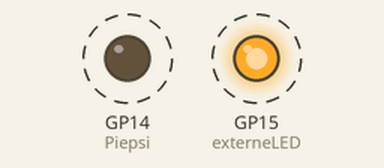
Simulated run of this program. Board: Raspberry Pi Pico running MicroPython. Parts: output pins drawn as LEDs (lit = HIGH). Dashed ring = blinking.

Above: at 0.4 s.
Timing chart, 0 to 3.0 s (numbered marks = the images above):
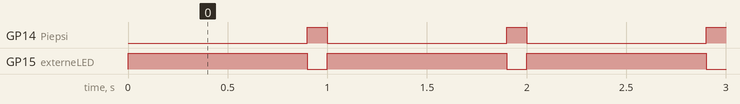

The program:

PB-02-1-11-LED_extern_und_Summer_try.py
```python
#==========================================================================
#
# PB-02-1-11-LED extern und Summer try.py
#
# 1 LED, 1 Widerstand, 1 Summer
#
#==========================================================================
#
#Dieses Programm schaltet im Wechsel eine LED und einen Summer ein und aus.

# Laden der Bibliothek "machine" zur Nutzung der GPIO-Pins 14 und 15
import machine
# Laden der Bibliothek "utime" zur Nutzung von Pausen-Funktionen
import utime

# Definition der Variablen "externeLED" zur Vorbereitung einer Ausgabe auf GPIO-15
externeLED = machine.Pin(15, machine.Pin.OUT, value=0)
# Definition der Variablen "Piepsi" zur Vorbereitung einer Ausgabe auf GPIO-14
Piepsi = machine.Pin(14, machine.Pin.OUT)

try:
    # Start Endlos-Schleife
    while True:
        # Ein-Schalten der LED auf GPIO-15
        externeLED.value(1)
        # Pause von 0,9 Sekunden, also LED so lange an
        utime.sleep(0.9)
        # Aus-Schalten der LED auf GPIO-15
        externeLED.value(0)
        # Ein-Schalten des Summers auf GPIO-14
        Piepsi.value(1)
        # Pause von 0,1 Sekunden, also piepst so lange
        utime.sleep(0.1)
        # Aus-Schalten des Summers auf GPIO-14
        Piepsi.value(0)

except KeyboardInterrupt:
    print("\nStrg+C erkannt. Programm wird beendet.")
    # Hier kannst du optional Code für eine saubere Beendigung hinzufügen, falls benötigt.
    externeLED.value(0)
    Piepsi.value(0)
    print("sauber beendet")

finally:
    # Hier kannst du optional Code für die Endbereinigung hinzufügen, falls benötigt.
    pass


'''
Erklärung Zeilenweise:

    import machine: Importiert das machine-Modul, das Funktionen für die Steuerung von
    Hardware auf dem Raspberry Pi Pico bereitstellt.

    import utime: Importiert das utime-Modul, um Zeitverzögerungen zu ermöglichen.

    externeLED = machine.Pin(15, machine.Pin.OUT): Erstellt eine Variable externeLED
    und konfiguriert sie als Ausgang (OUT) für den GPIO-Pin 15, der mit einer
    externen LED verbunden ist.

    Piepsi = machine.Pin(14, machine.Pin.OUT): Erstellt eine Variable Piepsi und
    konfiguriert sie als Ausgang (OUT) für den GPIO-Pin 14, der mit einem Summer
    verbunden ist.

    try:: Beginnt einen Try-Block, in dem der Hauptprogrammcode ausgeführt wird.

    while True:: Startet eine Endlosschleife für den Hauptprogrammcode.

    externeLED.value(1): Schaltet die externe LED ein, indem der Ausgang
    auf 1 gesetzt wird.

    utime.sleep(0.9): Pausiert das Programm für 0,9 Sekunden (LED bleibt an).

    externeLED.value(0): Schaltet die externe LED aus, indem der Ausgang
    auf 0 gesetzt wird.

    Piepsi.value(1): Schaltet den Summer ein, indem der Ausgang auf 1 gesetzt wird.

    utime.sleep(0.1): Pausiert das Programm für 0,1 Sekunden (Summer bleibt an).

    Piepsi.value(0): Schaltet den Summer aus, indem der Ausgang auf 0 gesetzt wird.

    except KeyboardInterrupt:: Fängt die KeyboardInterrupt-Ausnahme ab,
    die ausgelöst wird, wenn Strg+C gedrückt wird.

    print("\nStrg+C erkannt. Programm wird beendet."): Gibt eine Abschlussmeldung aus.

    finally:: Beginnt einen Finally-Block, der unabhängig von Ausnahmen
    immer ausgeführt wird.

    pass: Platzhalter, um sicherzustellen, dass der finally-Block nicht leer ist.
    Hier könntest du optional Code für Endbereinigungen hinzufügen.

    '''
```

Measured:
- by itself, GP14 (Piepsi): alternates HIGH for 0.10 s and LOW for 0.90 s
- by itself, GP15 (externeLED): alternates HIGH for 0.90 s and LOW for 0.10 s
